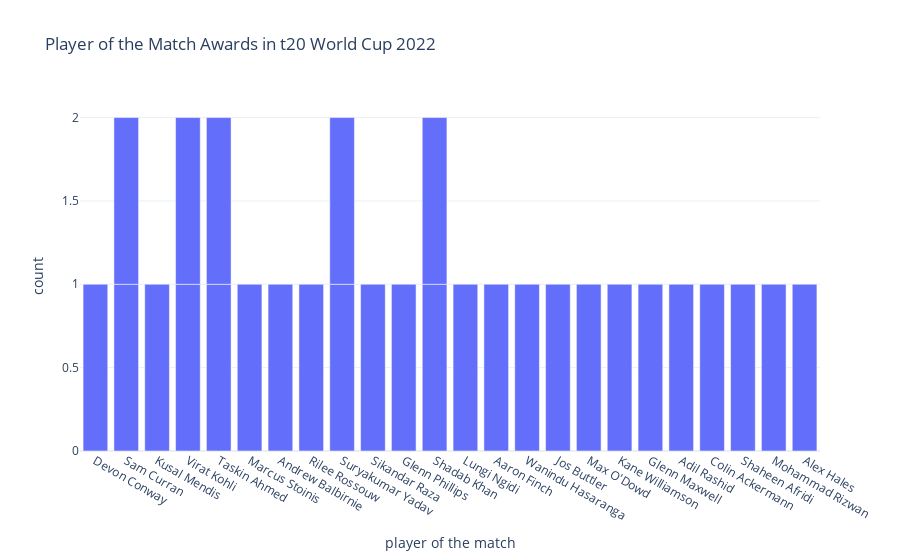

Source (notebook cell):
### Markdown cell above
### So, Virat Kohli scored the highest in 3 matches. Undoubtedly, he was the best batsman in the t20 world cup 2022.

### Code cell
# The number of player of the match awards in the world cup:
figure = px.bar(data, 
                x = data["player of the match"], 
                title="Player of the Match Awards in t20 World Cup 2022")
figure.show()

### Figure 1 — Plotly figure (JSON) as saved in the notebook; plotly's stock layout.template omitted (floating-point values rounded to 4 significant figures)
{"data": [{"alignmentgroup": "True", "hovertemplate": "player of the match=%{x}<br>count=%{y}<extra></extra>", "legendgroup": "", "marker": {"color": "#636efa", "pattern": {"shape": ""}}, "name": "", "offsetgroup": "", "orientation": "v", "showlegend": false, "textposition": "auto", "type": "bar", "x": ["Devon Conway", "Sam Curran", "Kusal Mendis", "Virat Kohli", "Taskin Ahmed", "Marcus Stoinis", "Andrew Balbirnie", "Rilee Rossouw", "Suryakumar Yadav", "Sikandar Raza", "Glenn Phillips", "Taskin Ahmed", "Shadab Khan", "Lungi Ngidi", "Aaron Finch", "Wanindu Hasaranga", "Jos Buttler", "Max O'Dowd", "Virat Kohli", "Shadab Khan", "Kane Williamson", "Glenn Maxwell", "Adil Rashid", "Colin Ackermann", "Shaheen Afridi", "Suryakumar Yadav", "Mohammad Rizwan", "Alex Hales", "Sam Curran"], "xaxis": "x", "y": [1, 1, 1, 1, 1, 1, 1, 1, 1, 1, 1, 1, 1, 1, 1, 1, 1, 1, 1, 1, 1, 1, 1, 1, 1, 1, 1, 1, 1], "yaxis": "y"}], "layout": {"barmode": "relative", "legend": {"tracegroupgap": 0}, "title": {"text": "Player of the Match Awards in t20 World Cup 2022"}, "xaxis": {"anchor": "y", "domain": [0, 1], "title": {"text": "player of the match"}}, "yaxis": {"anchor": "x", "domain": [0, 1], "title": {"text": "count"}}}}
